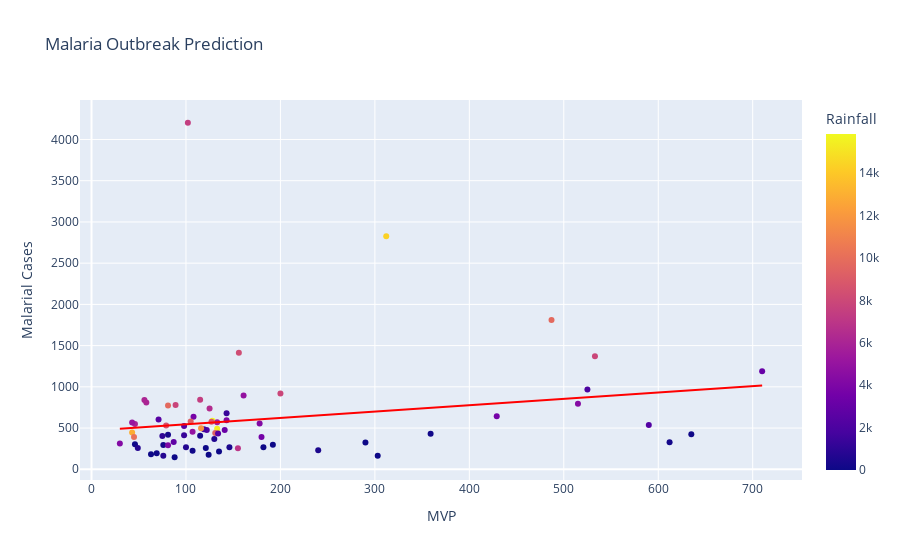

The notebook cell this image was saved under:
### Markdown cell above
data visualization

### Code cell
fig = px.scatter(df, x="MVP", y="Malarial Cases", color="Rainfall", trendline='ols',trendline_color_override = 'red', title = 'Malaria Outbreak Prediction')
fig.show()

### Figure 1 — Plotly figure (JSON) as saved in the notebook; plotly's stock layout.template omitted (floating-point values rounded to 4 significant figures)
{"data": [{"hovertemplate": "MVP=%{x}<br>Malarial Cases=%{y}<br>Rainfall=%{marker.color}<extra></extra>", "legendgroup": "", "marker": {"color": [0, 0, 1318.0, 2441.0, 3743.0, 6462.0, 6080.0, 15350.0, 9321, 4966.0, 2253.0, 6.2, 0, 267.7, 581.9, 1628.0, 3166.0, 15850.0, 4020.0, 5946.0, 12920.0, 10150.0, 264.7, 40.4, 113, 4250.0, 4011.0, 1046.0, 2411.0, 5097.0, 6064.0, 9286.0, 8470.0, 2743.0, 759.9, 12.5, 0, 0, 419.8, 683.5, 2493, 4211.0, 7817.0, 4894.0, 7884.0, 5486.0, 3614.0, 3, 705.7, 54.5, 381.3, 1325.0, 7439, 7413.0, 14360.0, 8237.0, 9735.0, 8718.0, 11830.0, 6953, 0, 460.4, 114.6, 3663, 4317.0, 3134, 9762.0, 7871.0, 2007, 2316.0, 79.2, 218.5], "coloraxis": "coloraxis", "symbol": "circle"}, "mode": "markers", "name": "", "orientation": "v", "showlegend": false, "type": "scatter", "x": [135, 192, 98, 71, 108, 125, 58, 133, 131, 107, 122, 290, 121, 76, 130, 119, 141, 128, 143, 46, 43, 45, 81, 46, 107, 30, 81, 75, 134, 43, 56, 105, 79, 87, 49, 63, 88, 124, 146, 100, 98, 178, 89, 161, 200, 133, 180, 182, 76, 69, 115, 143, 115, 102, 312, 156, 81, 127, 116, 155, 303, 240, 359, 429, 515, 710, 487, 533, 525, 590, 635, 612], "xaxis": "x", "y": [217, 298, 413, 603, 636, 736, 811, 493, 440, 455, 477, 326, 257, 296, 367, 487, 478, 588, 595, 550, 445, 392, 419, 305, 225, 313, 293, 404, 435, 567, 839, 579, 531, 330, 257, 182, 146, 177, 268, 268, 524, 554, 779, 895, 918, 572, 391, 267, 165, 196, 408, 681, 844, 4203, 2826, 1414, 773, 578, 497, 256, 165, 232, 431, 643, 795, 1190, 1812, 1371, 968, 537, 425, 328], "yaxis": "y"}, {"hovertemplate": "<b>OLS trendline</b><br>Malarial Cases = 0.772218 * MVP + 467.577<br>R<sup>2</sup>=0.043718<br><br>MVP=%{x}<br>Malarial Cases=%{y} <b>(trend)</b><extra></extra>", "legendgroup": "", "line": {"color": "red"}, "marker": {"symbol": "circle"}, "mode": "lines", "name": "", "showlegend": false, "type": "scatter", "x": [30, 43, 43, 45, 46, 46, 49, 56, 58, 63, 69, 71, 75, 76, 76, 79, 81, 81, 81, 87, 88, 89, 98, 98, 100, 102, 105, 107, 107, 108, 115, 115, 116, 119, 121, 122, 124, 125, 127, 128, 130, 131, 133, 133, 134, 135, 141, 143, 143, 146, 155, 156, 161, 178, 180, 182, 192, 200, 240, 290, 303, 312, 359, 429, 487, 515, 525, 533, 590, 612, 635, 710], "xaxis": "x", "y": [490.7, 500.8, 500.8, 502.3, 503.1, 503.1, 505.4, 510.8, 512.4, 516.2, 520.9, 522.4, 525.5, 526.3, 526.3, 528.6, 530.1, 530.1, 530.1, 534.8, 535.5, 536.3, 543.3, 543.3, 544.8, 546.3, 548.7, 550.2, 550.2, 551.0, 556.4, 556.4, 557.2, 559.5, 561.0, 561.8, 563.3, 564.1, 565.6, 566.4, 568.0, 568.7, 570.3, 570.3, 571.1, 571.8, 576.5, 578.0, 578.0, 580.3, 587.3, 588.0, 591.9, 605.0, 606.6, 608.1, 615.8, 622.0, 652.9, 691.5, 701.6, 708.5, 744.8, 798.9, 843.6, 865.3, 873.0, 879.2, 923.2, 940.2, 957.9, 1016.0], "yaxis": "y"}], "layout": {"coloraxis": {"colorbar": {"title": {"text": "Rainfall"}}, "colorscale": [[0, "#0d0887"], [0.1111, "#46039f"], [0.2222, "#7201a8"], [0.3333, "#9c179e"], [0.4444, "#bd3786"], [0.5556, "#d8576b"], [0.6667, "#ed7953"], [0.7778, "#fb9f3a"], [0.8889, "#fdca26"], [1, "#f0f921"]]}, "legend": {"tracegroupgap": 0}, "title": {"text": "Malaria Outbreak Prediction"}, "xaxis": {"anchor": "y", "domain": [0, 1], "title": {"text": "MVP"}}, "yaxis": {"anchor": "x", "domain": [0, 1], "title": {"text": "Malarial Cases"}}}}
